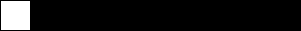
Frame 1 (no input)
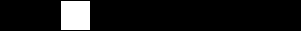
Frame 60 (the mouse pressed at the canvas centre just before this capture)
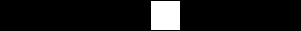
Frame 120 (the mouse held since frame 60 and released just before this capture)

The Processing sketch that drew these frames (run headless with seeded random() and noise(); from frame 60 on, the mouse is pressed at the canvas centre):

// Processing sketch: processing_5466
// ── processing_5466.pde

int[] blocks = new int[10];

int a; 
int b;
float c = 0;
float speed = .5;

void setup(){
  size(301,31);
  smooth();
}

void draw(){
  background(0);
  rect(a,0,30,30);
  c = c + speed;
  for(int i = 0; i < blocks.length; i++){
   if(c > i*10){
    a = i*30;
   }
   if(c > 100){
     c = 0;
   }
  }
}
